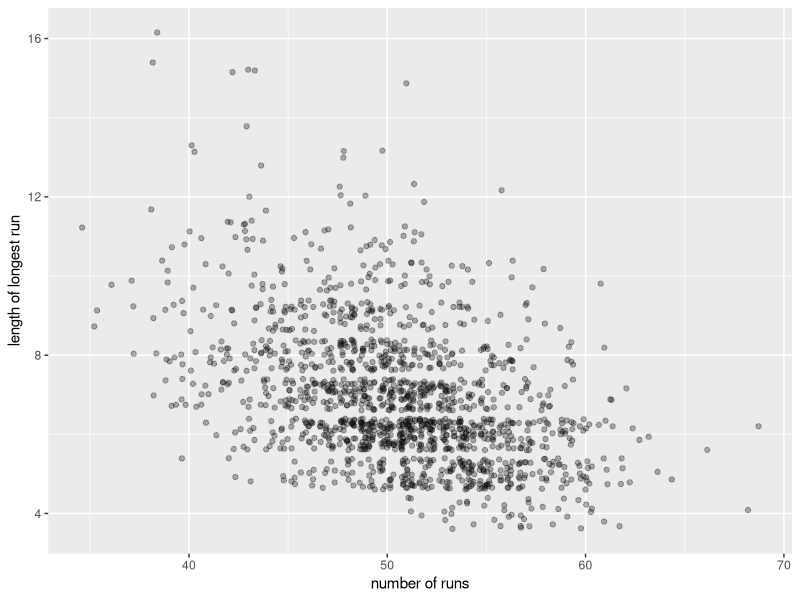
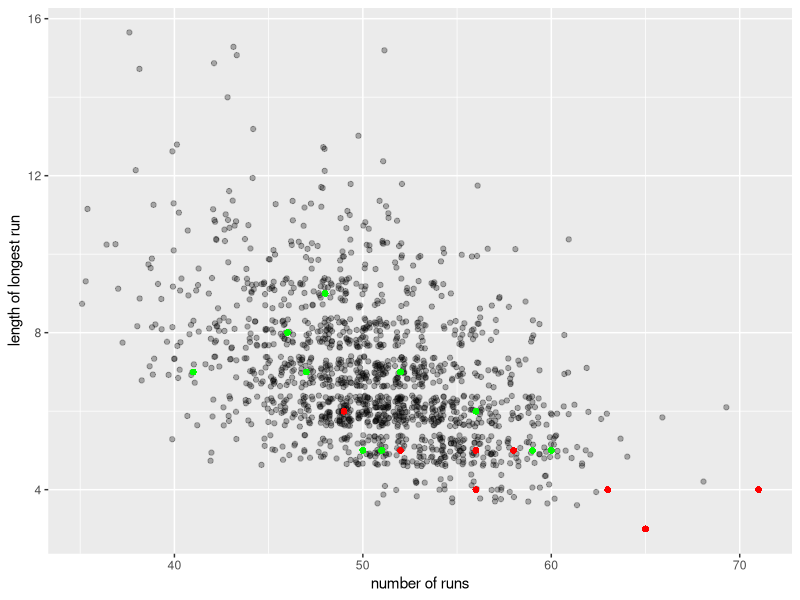

These figures' R source, in order:
## ---- chunk 1
##| eval: false
library(tidyverse)
coin = c(0,1)
### simulate sequences and compute (number of runs, length of longest run) for each.
flips = replicate(1500,{
  x<-sample(coin, 100, replace = TRUE)
  result = c(longest_run = max(rle(x)$lengths),
             n_switches = sum(diff(x) != 0))
})

## ---- chunk 2
##| eval: false
### plotting the simulated probability distribution
ggplot(data.frame(t(flips)), aes(x=n_switches + 1, y = longest_run)) + 
  geom_jitter(alpha =0.3) + 
  xlab("number of runs") +
  ylab("length of longest run")
## ---- chunk 3
##| eval: false
### adding points
### annotating with their values
ggplot(data.frame(t(flips)), aes(x=n_switches + 1, y = longest_run)) + 
  geom_jitter(alpha =0.3) + 
  xlab("number of runs") +
  ylab("length of longest run") + 
  geom_point(aes(x=56, y = 6), color = "green", pch = 16, size = 2) +
  geom_point(aes(x=56, y = 5), color = "red", pch = 16, size = 2) +
  geom_point(aes(x=59, y = 5), color = "green", pch = 16, size = 2) +
  geom_point(aes(x=71, y = 4), color = "red", pch = 16, size = 2) +
  geom_point(aes(x=41, y = 7), color = "green", pch = 16, size = 2) +
  geom_point(aes(x=48, y = 9), color = "red", pch = 16, size = 2) +
  geom_point(aes(x=52, y = 7), color = "green", pch = 16, size = 2) +
  geom_point(aes(x=47, y = 7), color = "green", pch = 16, size = 2) +
  geom_point(aes(x=56, y = 4), color = "red", pch = 16, size = 2) +
  geom_point(aes(x=49, y = 6), color = "red", pch = 16, size = 2) +
  geom_point(aes(x=48, y = 9), color = "green", pch = 16, size = 2) +
  geom_point(aes(x=65, y = 3), color = "red", pch = 16, size = 2) +
  geom_point(aes(x=52, y = 5), color = "red", pch = 16, size = 2) +
  geom_point(aes(x=51, y = 5), color = "green", pch = 16, size = 2) +
  geom_point(aes(x=63, y = 4), color = "red", pch = 16, size = 2) +
  geom_point(aes(x=58, y = 5), color = "red", pch = 16, size = 2) +
  geom_point(aes(x=60, y = 5), color = "green", pch = 16, size = 2) +
  geom_point(aes(x=46, y = 8), color = "green", pch = 16, size = 2) +
  geom_point(aes(x=50, y = 5), color = "green", pch = 16, size = 2)
